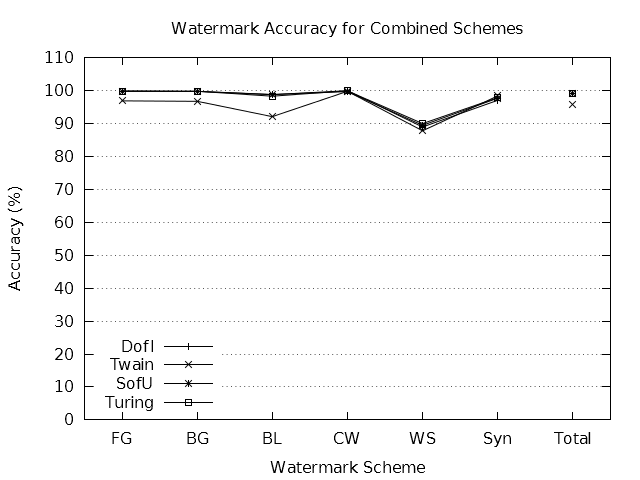

This figure's gnuplot source:
terminal = "pngcairo"
output = "accuracy-all.png"

if (!exists("input")) input = "acc-all.dat"

set datafile missing "NaN"
stats input using 3 nooutput

if (!exists("fileCount")) {
	fileCount = STATS_blocks
}

if (!exists("schemeCount")) {
	schemeCount = (STATS_records + STATS_invalid) / STATS_blocks
}

if (exists("terminal")) {
	set terminal terminal mono solid
}
else {
	set terminal windows monochrome solid
}

if (exists("output")) set output output

set title "Watermark Accuracy for Combined Schemes"
set style data linespoints
set key autotitle columnhead left bottom

set ylabel "Accuracy (%)"
set yrange [ 0 : 110 ]
set ytics 10
set grid ytics

set xlabel "Watermark Scheme"
set xrange [ -0.5 : schemeCount - 0.5 ]

plot for [ i = 1 : fileCount ] input using 3 : xticlabels(1) index i - 1
